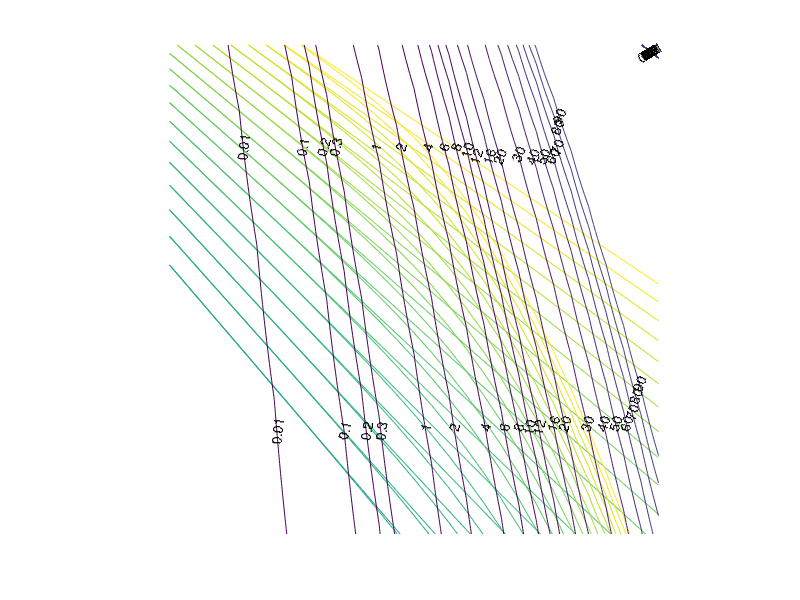

Here is the MATLAB script that generated this plot:
function ff=stuve()
  % Constants
  Lv = 2.501e6;
  Cpa = 1005.7;
  kappa = 0.2854;
  temperaturesCentigrades = [-30:10:150];
  kelvinCentrigradeDifference = 273.16;
  temperaturesKelvin = temperaturesCentigrades + kelvinCentrigradeDifference;

  % Temperature (x) and pressure (y) ranges for contours
   x = [-95:5:45];
   y = [95:10:1020];

  % Set pressure to pressure^kappa for Stuve diagram
  y = y.^kappa;
  [X,Y] = meshgrid(x,y);

  % DRY ADIABATS
  Z = (X+kelvinCentrigradeDifference).*((1000^kappa)./Y);

  [c1,dryHandler] = contour(x,y,Z,temperaturesKelvin);

  hold on

 % SATURATED ADIABATS
  term1 = 17.67*X;
  term2 = X  + 243.5;
  Esat = 6.112.*exp(term1./term2);
  Rsat = 0.622*Esat./(Y.^(1/kappa) - Esat);
  Qsat = Rsat./(Rsat + 1);
  term4 = Lv.*Qsat./Cpa;
  ZZ = Z.*exp(term4./(X+kelvinCentrigradeDifference));

  [c2,saturateHandler] = contour(x,y,ZZ,temperaturesKelvin);
  hold on

  % Saturated mixing ratio contours
  Rsat = Rsat.*1000;
  v3 = [0.01 0.1 0.2 0.3 1 2 4 6 8 10 12 16 20 30 40 50 60 70 80 90];
  [c3,h3] = contour(x,y,Rsat,v3);
  hx3 = clabel(c3);


  set(gca,'YDir','reverse')
  xlim([min(x) max(x)])
  ylim([min(y) max(y)])
  set(gca,'Visible','off')
  pbaspect([1 1 1])